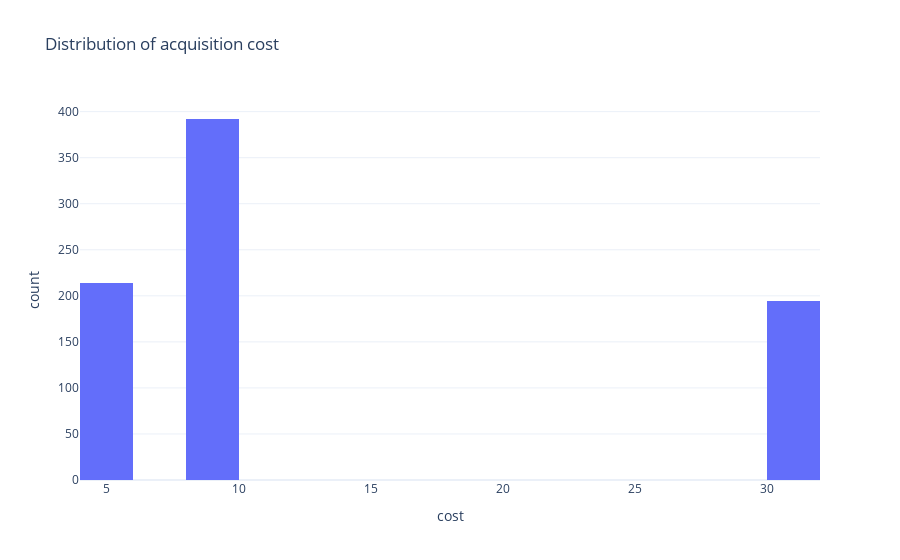

Here is the notebook cell this chart was saved with:
### Markdown cell above
#analysis of distribution of acquisition cost and revenue generated by the customer

### Code cell
fig=px.histogram(data,
                 x="cost",
                 nbins=20,
                 title='Distribution of acquisition cost')
fig.show()

### Figure 1 — Plotly figure (JSON) as saved in the notebook; plotly's stock layout.template omitted (floating-point values rounded to 4 significant figures; data arrays with more than 128 entries replaced by an {"elided": "..."} marker saying what was removed)
{"data": [{"bingroup": "x", "hovertemplate": "cost=%{x}<br>count=%{y}<extra></extra>", "legendgroup": "", "marker": {"color": "#636efa", "pattern": {"shape": ""}}, "name": "", "nbinsx": 20, "orientation": "v", "showlegend": false, "type": "histogram", "x": {"elided": "800 float values"}, "xaxis": "x", "yaxis": "y"}], "layout": {"barmode": "relative", "legend": {"tracegroupgap": 0}, "title": {"text": "Distribution of acquisition cost"}, "xaxis": {"anchor": "y", "domain": [0, 1], "title": {"text": "cost"}}, "yaxis": {"anchor": "x", "domain": [0, 1], "title": {"text": "count"}}}}
